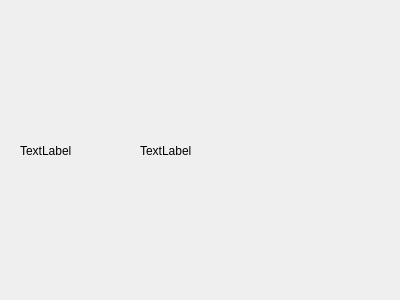
<?xml version="1.0" encoding="UTF-8"?>
<ui version="4.0">
 <class>ClockWidget</class>
 <widget class="QWidget" name="ClockWidget">
  <property name="geometry">
   <rect>
    <x>0</x>
    <y>0</y>
    <width>400</width>
    <height>300</height>
   </rect>
  </property>
  <property name="windowTitle">
   <string>Form</string>
  </property>
  <widget class="QLabel" name="amPmLabel">
   <property name="geometry">
    <rect>
     <x>20</x>
     <y>130</y>
     <width>111</width>
     <height>41</height>
    </rect>
   </property>
   <property name="text">
    <string>TextLabel</string>
   </property>
  </widget>
  <widget class="QLabel" name="timeLabel">
   <property name="geometry">
    <rect>
     <x>140</x>
     <y>110</y>
     <width>221</width>
     <height>81</height>
    </rect>
   </property>
   <property name="text">
    <string>TextLabel</string>
   </property>
  </widget>
 </widget>
 <resources/>
 <connections/>
</ui>
